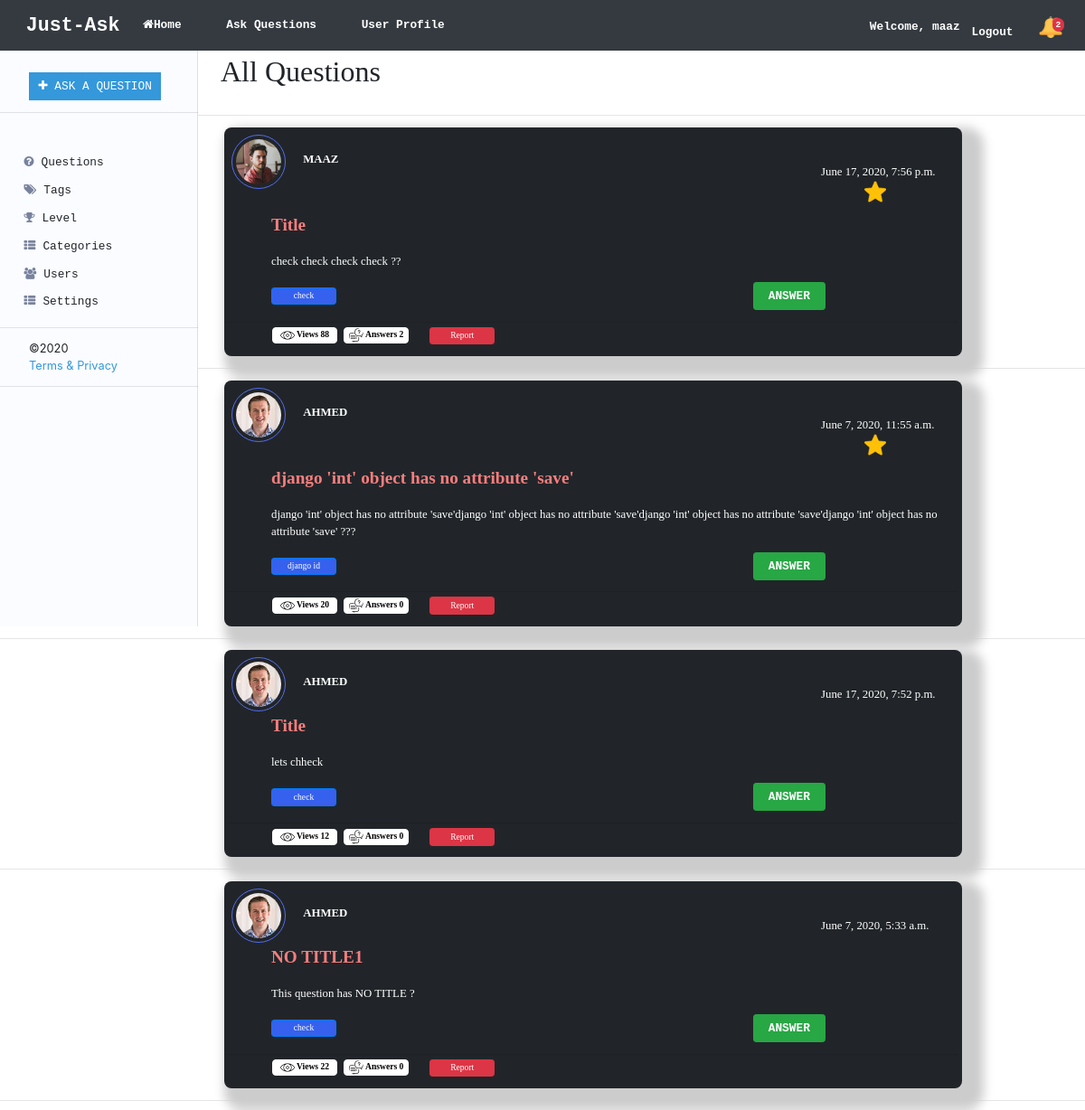
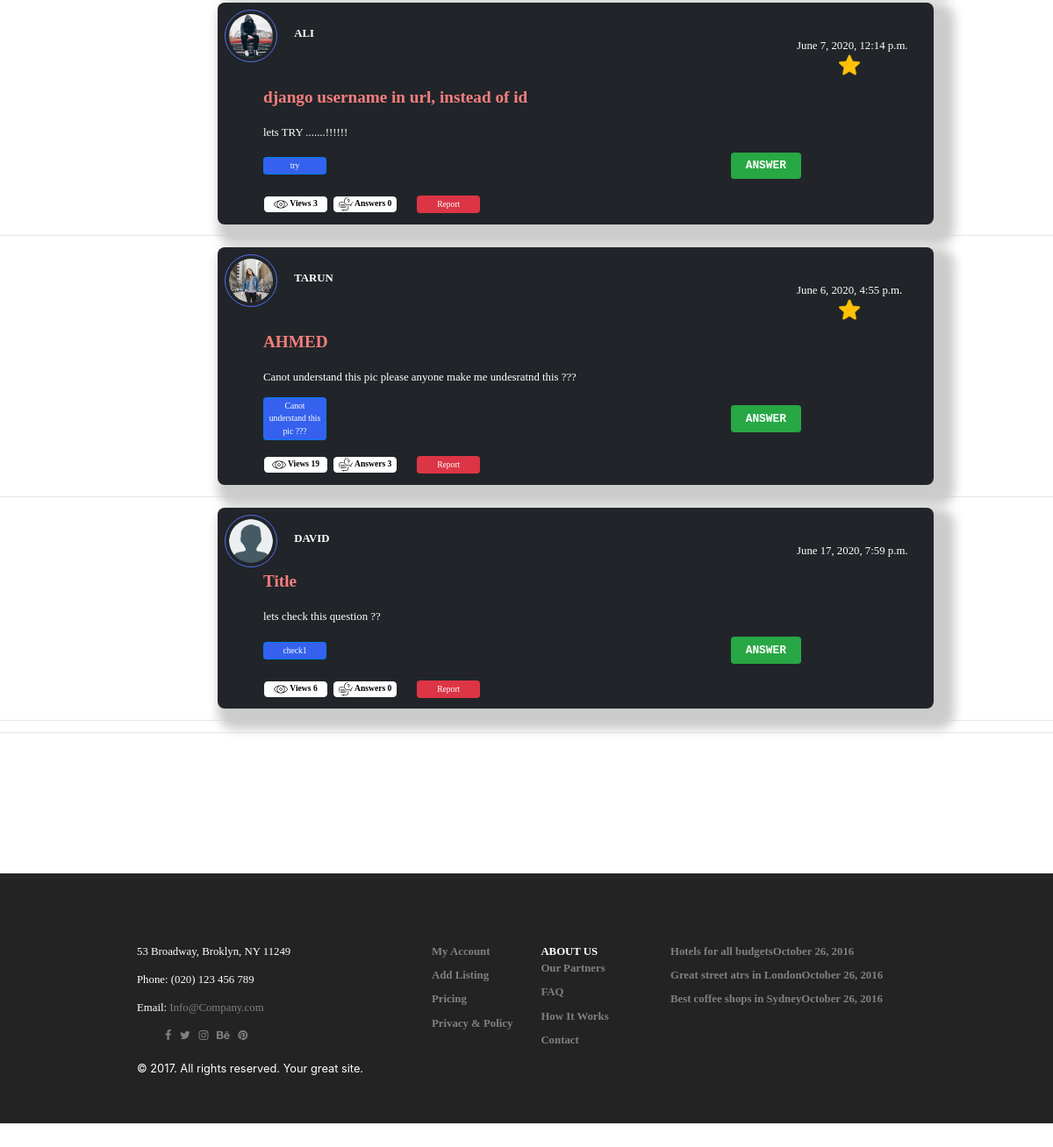
/myQuestion (signed in), run on the app's committed database (2 pictures, top to bottom).
### home/models.py (models this page shows)
class Question(models.Model):
    user = models.ForeignKey(User,on_delete=models.CASCADE)
    q_image = models.ImageField(upload_to='static',null=True)
    q_title = models.CharField(max_length=100)
    tag = models.CharField(max_length=20)
    content = models.TextField()
    answers = models.IntegerField(default=0)
    views = models.IntegerField(default=0)
    fav = models.CharField(max_length=50)
    report = models.CharField(choices=ReportChoices,max_length=50)
    dateTime = models.DateTimeField(auto_now=True)

class UserProfile(models.Model):
    user = models.ForeignKey(User,on_delete=models.CASCADE)
    prof_pic = models.ImageField(upload_to='static')
    level = models.CharField(choices=showChoices,max_length=50)
    followers = models.ManyToManyField('self',related_name='follow',null=True)
    following = models.ManyToManyField('self',related_name='followings',null=True)
    Questions = models.ManyToManyField(Question,null=True)
    FavQuestions = models.ManyToManyField(Question,related_name='FavQuestion',null=True)
    FavAnswers = models.ManyToManyField("Answer",related_name='FavAnswer',null=True)

### home/views.py (the view)
# urls.py: path('myQuestion', views.myQuestion, name="myQuestion"),
def myQuestion(request):
    users1 = UserProfile.objects.filter().all()
    c_user = UserProfile.objects.filter(user=request.user).first()
    count_fav = c_user.FavQuestions.all().count
    total_Notis = Notification.objects.filter(user=c_user,viewed=False).all().count
    for us in users1:
        for qns in us.Questions.all():
            if UserProfile.objects.filter(user=request.user,FavQuestions=qns).exists():
                qns.fav = "True"
            else:
                qns.fav = "False"
    context = {'all_qs':users1,'curr_user':c_user,'count_fav':count_fav,"count_notis":total_Notis}
    return render(request,'Question.html',context)

### home/templates/Question.html
{% extends "base.html" %}
{% load mathfilters %}
{% load static %}
{% block content %}
<div class='body1'>
    <h1 class="head2">All Questions</h1>
    <hr class="hrSet"/>
    {% if all_qs %}
    {% for aqs in all_qs.all %}
        {% for aq in aqs.Questions.all %}
    <div class="row">
        <div class="col-sm-8 setts1" style="margin-left:325px;background-color:#212529;border-radius:10px;">
            <div>
               <div>
               <a href="{% url 'DetailProfile' aqs.id %}"><img  src="{{aqs.prof_pic}}" class="avatar avatar1"/></a>
               <a href="{% url 'DetailProfile' aqs.id %}" style="text-decoration:none;"><b style="margin-left:20px;color:white;"> {{aq.user.username|upper}} </b></a><p style="color:white; margin-left:820px; margin-top:-35px">{{aq.dateTime}}
                {% if aq in curr_user.FavQuestions.all %}
                <img src="{% static 'star.png' %}"  style="height:30px;width:30px;margin-left:60px;"/>
                {% endif %}
            </p>
                </div>
                <h4>
                 <a href="{% url 'DetailQuestion' aq.id %}" style="color:#F77E7E;text-decoration:none"><b class="question-title" style="margin-left:60px">{{aq.q_title}}</b></a>
                </h4>
            </div>
            <div class="q-lbtm-content">
                <div class="textStyle" style="margin-top:25px;margin-left:60px;color:white;">
                    <p>{{aq.content}}</p>
            </div>
                <div class="question-cat">
                    <ul class="ul1">
                            <li style="margin-left:15px;">
                                <button class="btn btn-primary btn3"> {{aq.tag}} </button>
                               <a href="{% url 'AnsQuestion' aq.id %}" class="ansTag"><button class="btn btn-success" style="width:100px;"><b> ANSWER </b></button></a>
                            </li>
                    </ul>
                </div>
                <hr/>
                <div class="question-cat" style="margin-left:16px;">
                    <ul class="ul1">
                            <li style="margin-top:-10px">
                                <button class="btn ansViewTag" style="border-radius:5px;color:black;padding:0px;">
                                <img  src="{% static 'eye.png' %}" class="ans-img" />
                                <b> Views {{aq.views}} </b></button>
                                <button class="btn ansViewTag" style="border-radius:5px;color:black;padding:0px;">
                                    <img src="{% static 'ans1.png' %}" class="ans-img" />
                                   <b>Answers {{aq.answers}}</b></button>
                                   <button class="btn btn-danger reportTag">Report</button>
                                </li>
                    </ul>
                </div>
            </div>
        </div>
    </div>
    <hr/>
        {% endfor %}
    {% endfor %}
</div>
    {% else %}
    <h1 style="margin-left: 350px;">No Questions yet</h1>
    {% endif %}
    <hr/>
{% endblock %}

### home/templates/base.html (shortened to what this page needs)
{% load static %}
<!DOCTYPE html>
<html lang="en">
  <head>
    <link rel="stylesheet" href="https://maxcdn.bootstrapcdn.com/bootstrap/4.3.1/css/bootstrap.min.css">
    <link rel="stylesheet" href="https://maxcdn.bootstrapcdn.com/font-awesome/4.4.0/css/font-awesome.min.css">
    <link rel="stylesheet"  type="text/css"  href="{% static 'App.css' %}">
    <link rel="stylesheet"  type="text/css"  href="{% static 'sidenav.css' %}">
    <link rel="stylesheet"  type="text/css"  href="{% static 'footer.css' %}">
    <link rel="stylesheet"  type="text/css"  href="{% static 'question.css' %}">
  </head>
  <body style="zoom: 80%;">
    <div id="NAVBAR">
        <nav class="navbar navbar-icon-top navbar-expand-lg navbar-dark bg-dark mystyle1">
          <a class="navbar-brand Icon" href="myQuestion"><b class="">Just-Ask</b></a>
          <div class="navbar-collapse" id="navbarSupportedContent">
            <ul class="navbar-nav mr-auto">
              <li class="nav-item bc">
                <a class="nav-link" href="myQuestion">
                <b class="nav1 sides">
                  <i class="fa fa-home"></i>Home</b>
                  </a>
              </li>
              <li class="nav-item bc">
                <a class="nav-link active" href="AskQuestion">
                  <b class="nav1 side1">Ask Questions</b>
                </a>
              </li>
              <li class="nav-item bc">
                <a class="nav-link active" href="UserProfile">
                 <b class="nav1 side1"> User Profile</b>
                </a>
              </li>
            </ul>
            <ul class="navbar-nav">
            {% if user.is_authenticated %}
            <li class="nav-item bc" style="margin-top:20px;">
                 <b>Welcome, {{user.username}}</b>
              </li>
              <li class="nav-item bc" style="margin-top:20px;">
                <a class="nav-link active" href="logout">
                 <b class="nav1">Logout</b>
                </a>
              </li>
              {% endif %}
              <li class="nav-item bc">
                <a class="nav-link active" href="UserNotifications">
                  {% if count_notis > 0 %}
                  <img src="{% static 'bell.png' %}" style="height:30px;width:35px;margin-top:10px;margin-right:15px;" class="lev-avatar" />
                  {% if count_notis > 10 %}
                  <span class="badge badge-danger" style="margin-left:-37px;border-radius:30px;">{{count_notis}}</span>
                  {% elif count_notis < 10 %}
                  <span class="badge badge-danger" style="margin-left:-30px;border-radius:30px;">{{count_notis}}</span>
                  {% endif %}
                  {% else %}
                    <img src="{% static 'Nobell.png' %}" style="height:30px;width:35px;margin-top:10px;" class="lev-avatar" />
                    {% endif %}
                </a>
              </li>
            </ul>
          </div>
        </nav>
  </div>
  <div class="bkc">
                <ul class="ul1">
                    <li class="widget widget-btn mg1">
                      <a href="AskQuestion"><button type="button" data-toggle="modal" class="btn btn2">
                            <i class="fa fa-plus"></i> ASK A QUESTION</button>
                      </a> </li>
                </ul>
                <hr class="line"/>
                <ul class="ul1 s1">
                    <li class="mg">
                        <ul class="ul1"><li><a href="index">
                        <a href="myQuestion">  <button type="button" class="btn btn1">
                            <i class="sn fa fa-question-circle"></i>Questions</button></a>
                          </a>
                        </li>
                        <li class=""><a href="">
                        <button type="button" class="btn btn1">
                            <i class="sn fa fa-tags"></i>Tags</button></a></li>
                        <li class=""><a href="">
                        <button type="button" class="btn btn1">
                            <i class="sn fa fa-trophy"></i>Level</button></a></li>
                        <li class=""><a href="">
                        <button type="button" class="btn btn1">
                            <i class="sn fa fa-th-list"></i>Categories</button></a></li>
                        <li class=""><a href="allUser">
                        <button type="button" class="btn btn1">
                            <i class="sn fa fa-users"></i>Users</button></a></li>
                        <li class=""><a href="UserSettings">
                        <button type="button" class="btn btn1">
                            <i class="sn fa fa-th-list"></i>Settings</button></a></li>
                          </ul>
                    </li>
                    </ul>
                <hr class="line"/>
                <div class="sn1">
                    ©2020  <br/>
                    <a style="color:#3498db">Terms &amp; Privacy</a>
                </div>
                <hr class="line"/>
            </div>
            {% block content %}
            {% endblock %}
  </body>
  <footer class="main-footer">
    <div class="container" >
        <div class="row">
        <div class="col-md-4 sets1">
            <div class="contact-details">
            <p>53 Broadway, Broklyn, NY 11249</p>
            <p>Phone: (020) 123 456 789</p>
            <p>Email: <a href="" class="colors">Info@Company.com</a></p>
            <ul class="social-menu">
                <li class="list-inline-item"><a href="#" class="colors"><i class="fa fa-facebook"></i></a></li>
                <li class="list-inline-item"><a href="#" class="colors"><i class="fa fa-twitter"></i></a></li>
                <li class="list-inline-item"><a href="#" class="colors"><i class="fa fa-instagram"></i></a></li>
                <li class="list-inline-item"><a href="#" class="colors"><i class="fa fa-behance"></i></a></li>
                <li class="list-inline-item"><a href="#" class="colors"><i class="fa fa-pinterest"></i></a></li>
            </ul>
            </div>
        </div>
        <div class="col-md-4 sets1">
            <div class="menus d-flex">
            <ul class="ul1">
            <b> <li> <a href="#" class="colors" >My Account</a></li>
                <li class="mup"> <a href="#" class="colors">Add Listing</a></li>
                <li class="mup"> <a href="#" class="colors mup">Pricing</a></li>
                <li class="mup"> <a href="#" class="colors mup">Privacy &amp; Policy</a></li></b>
            </ul>
            <ul class="ul1">
               <b><li> <a href="#" class="fhead">ABOUT US</a></li></b>
               <b><li> <a href="#" class="colors">Our Partners</a></li>
                <li class="mup"> <a href="#" class="colors mup">FAQ</a></li>
                <li class="mup"> <a href="#" class="colors mup">How It Works</a></li>
                <li class="mup"> <a href="#" class="colors mup">Contact</a></li></b>
            </ul>
            </div>
        </div>
        <div class="col-md-4 sets1">
            <b><a href="" class="colors">
            <div class="title colors"><strong>Hotels for all budgets</strong><span class="date last-meta">October 26, 2016</span></div>
                </a><a href="#" class="colors">
                <div class="title mup colors"><strong>Great street atrs in London</strong><span class="date last-meta">October 26, 2016</span></div>
                </a><a href="#" class="colors">
                <div class="title mup colors"><strong>Best coffee shops in Sydney</strong><span class="date last-meta">October 26, 2016</span></div>
                </a></b>
        </div>
        </div>
    </div>
    <div class="copyrights setsx sets">
        <div class="container">
        <div class="row">
            <div class="col-md-6">
            <p>&copy; 2017. All rights reserved. Your great site.</p>
            </div>
        </div>
        </div>
    </div>
    </footer>
  </html>

### static/App.css (style rules this page uses)
.Icon { font-size: 27px; margin-left: 20px; font-family:'Courier New', Courier, monospace; }
.avatar { vertical-align: middle; width: 120px; height: 120px; border-radius: 50%; margin-top: 5px; margin-left: 5px; }
.lev-avatar { vertical-align: middle; width: 50px; height: 50px; border-radius: 20%; margin-top: 5px; margin-left: 5px; }
.avatar1 { border:4px solid #dadfea; padding:5px; transition: 0.7s; }
.side1 { margin-left: 30px; padding-right: 30px; }
.sides { padding-right: 40px; padding-left:-30px; }
.nav1 { color: white; transition: all 1s; width: 50px; padding: 8px; }
.bc { color: white; transition: all 1s; }
.mystyle1 { text-align: center; font-family:'Courier New', Courier, monospace; color: black; height: 70px; }

### static/sidenav.css (style rules this page uses)
.sn { color: #78829d; margin-right: 10px; margin-left: -10px; }
.bkc { padding-bottom:21%; position: fixed; z-index: 100%; align-items:left; padding-right: 50px; padding-left: -30px; border-right:1px solid #dadfea; background-color: #fbfcff; }
.ul1 { list-style-type:none; }
.btn2 { color: white; background-color:#3498db; border-radius: 0px; transition: all 1s; }
.btn1 { width: 100%; text-align:left; border-radius: 0px; }
.mg1 { margin-top:30px; font-family: 'Courier New'; }
.mg { margin-top:50px; font-family: 'Courier New'; }
.sn1 { margin-left:40px; }
.line { position: relative; color: grey; width: 123%; }
.s1 { margin-left: -50px; }

### static/footer.css (style rules this page uses)
.ul1 { list-style-type:none; }
.main-footer { margin-top: 200px; position: relative; color: white; background-color: #222322; }
.sets1 { margin-top: 100px; font-family: bold; }
.mup { margin-top: 10px; }
.colors { color: grey; transition: 1s; }
.fhead { color: white; }
.sets { padding-bottom: 50px; }

### static/question.css (style rules this page uses)
.setts1 { margin-left: 300px; font-family: bold; padding: 5px; padding-bottom:0px; zoom: 100%; box-shadow:15px 15px 15px 15px #ccc; transform: scale(1.001), translateZ(0); }
.head2 { margin-left: 300px; font-family:'Bold'; padding: 5px; padding-bottom:0px; }
.avatar { vertical-align: middle; width: 75px; height: 75px; border-radius: 50%; margin-top: 5px; margin-left: 5px; }
.avatar1 { border:2px solid #dadfea; padding:5px; border:2px solid #536DF0; transition: 0.7s; }
.ans-img { vertical-align: middle; width: 20px; height: 20px; border-radius:50%; color: grey; }
.ul1 { list-style-type:none; }
.question-title { font-family: bold; transition:0.5s; }
.hrSet { margin-left: 272px; margin-top: 36px; }
.question-cat { font-family: bold; }
.btn3 { background-color: #3561EE; width: 90px; margin-left: 5px; padding: 2px; transition: all 0.8s; font-size: 12px; }
.reportTag { width: 90px; margin-left: 25px; padding: 2px; font-size: 12px; }
.ansViewTag { background-color: white; color: grey; width: 90px; margin-left: 5px; padding: 2px; transition: all 0.8s; font-size: 12px; border-radius: 0px; border-color: white; }
.ansTag { font-family: 'Courier New', Courier; letter-spacing: 2px; width: 100px; height: 40px; padding: 2px; font-size: 15px; border-radius: 0px; margin-left: 570px; margin-top: 10px; }
.textStyle { color: grey; font-family: bold; }

### data on the page
Question: prof_pic (picture), user.username "MAAZ", dateTime "June 17, 2020, 7:56 p.m.", q_title "Title", content "check check check check ??", tag "check", views "88", answers "2"
Question: prof_pic (picture), user.username "AHMED", dateTime "June 7, 2020, 11:55 a.m.", q_title "django 'int' object has no attribute 'save'", content "django 'int' object has no attribute 'save'django 'int' object has no attribute 'save'django 'int' object has no attribute 'save'django 'int' object has no attribute 'save' ???", tag "django id", views "20", answers "0"
Question: prof_pic (picture), user.username "AHMED", dateTime "June 17, 2020, 7:52 p.m.", q_title "Title", content "lets chheck", tag "check", views "12", answers "0"
Question: prof_pic (picture), user.username "AHMED", dateTime "June 7, 2020, 5:33 a.m.", q_title "NO TITLE1", content "This question has NO TITLE ?", tag "check", views "22", answers "0"
Question: prof_pic (picture), user.username "ALI", dateTime "June 7, 2020, 12:14 p.m.", q_title "django username in url, instead of id", content "lets TRY .......!!!!!!", tag "try", views "3", answers "0"
Question: prof_pic (picture), user.username "TARUN", dateTime "June 6, 2020, 4:55 p.m.", q_title "AHMED", content "Canot understand this pic please anyone make me undesratnd this ???", tag "Canot understand this pic ???", views "19", answers "3"
Question: prof_pic (picture), user.username "DAVID", dateTime "June 17, 2020, 7:59 p.m.", q_title "Title", content "lets check this question ??", tag "check1", views "6", answers "0"

### other printed values
{{ user.username }} "maaz"
{{ count_notis }} "2"
